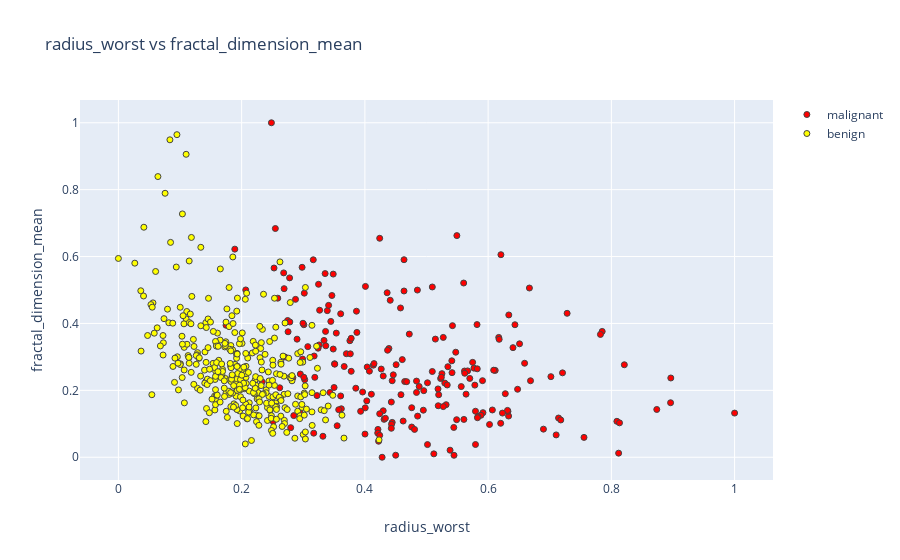
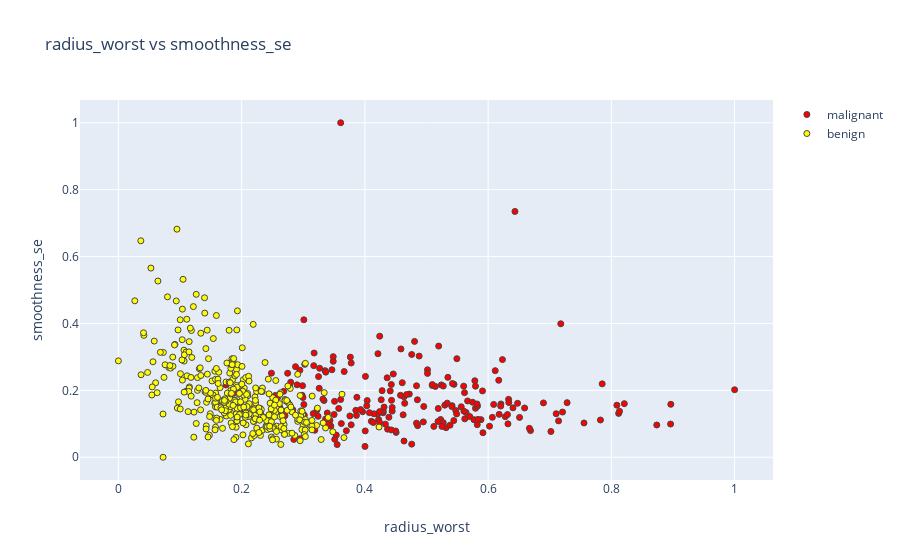
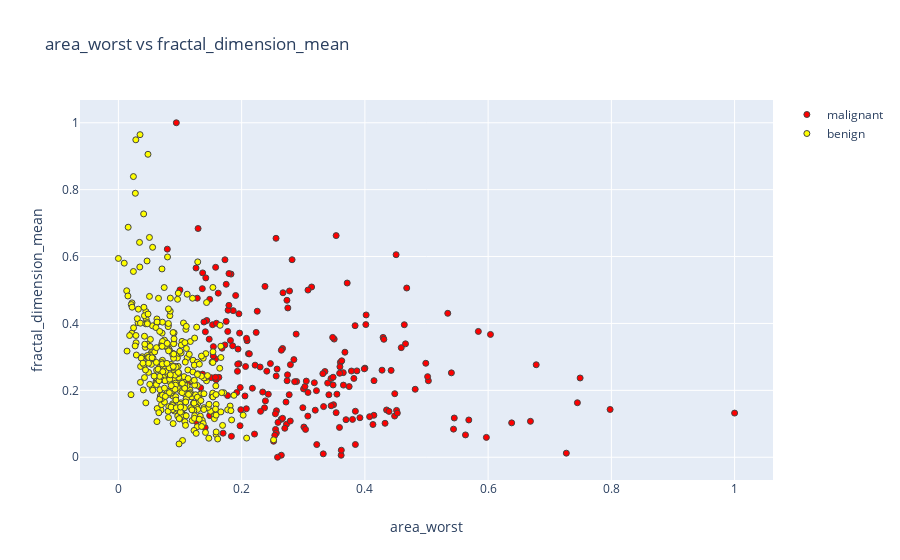

Write notebook code for charts like these, in order.
### Code cell
# negatively correlated features <=-0.25
scatterplot_features('radius_worst', 'fractal_dimension_mean')
scatterplot_features('radius_worst', 'smoothness_se')
scatterplot_features('area_worst', 'fractal_dimension_mean')
scatterplot_features('fractal_dimension_mean', 'radius_mean')
scatterplot_features('fractal_dimension_mean', 'perimeter_mean')
scatterplot_features('fractal_dimension_mean', 'area_mean')

### Figure 1 — Plotly figure (JSON) as saved in the notebook; plotly's stock layout.template omitted (floating-point values rounded to 4 significant figures; data arrays with more than 128 entries replaced by an {"elided": "..."} marker saying what was removed)
{"data": [{"marker": {"color": "red", "line": {"width": 1}}, "mode": "markers", "name": "malignant", "type": "scatter", "x": {"elided": "212 float values"}, "y": {"elided": "212 float values"}}, {"marker": {"color": "yellow", "line": {"width": 1}}, "mode": "markers", "name": "benign", "type": "scatter", "x": {"elided": "357 float values"}, "y": {"elided": "357 float values"}}], "layout": {"title": {"text": "radius_worst vs fractal_dimension_mean"}, "xaxis": {"title": {"text": "radius_worst"}, "zeroline": false}, "yaxis": {"title": {"text": "fractal_dimension_mean"}, "zeroline": false}}}

### Figure 2 — Plotly figure (JSON) as saved in the notebook; plotly's stock layout.template omitted (floating-point values rounded to 4 significant figures; data arrays with more than 128 entries replaced by an {"elided": "..."} marker saying what was removed)
{"data": [{"marker": {"color": "red", "line": {"width": 1}}, "mode": "markers", "name": "malignant", "type": "scatter", "x": {"elided": "212 float values"}, "y": {"elided": "212 float values"}}, {"marker": {"color": "yellow", "line": {"width": 1}}, "mode": "markers", "name": "benign", "type": "scatter", "x": {"elided": "357 float values"}, "y": {"elided": "357 float values"}}], "layout": {"title": {"text": "radius_worst vs smoothness_se"}, "xaxis": {"title": {"text": "radius_worst"}, "zeroline": false}, "yaxis": {"title": {"text": "smoothness_se"}, "zeroline": false}}}

### Figure 3 — Plotly figure (JSON) as saved in the notebook; plotly's stock layout.template omitted (floating-point values rounded to 4 significant figures; data arrays with more than 128 entries replaced by an {"elided": "..."} marker saying what was removed)
{"data": [{"marker": {"color": "red", "line": {"width": 1}}, "mode": "markers", "name": "malignant", "type": "scatter", "x": {"elided": "212 float values"}, "y": {"elided": "212 float values"}}, {"marker": {"color": "yellow", "line": {"width": 1}}, "mode": "markers", "name": "benign", "type": "scatter", "x": {"elided": "357 float values"}, "y": {"elided": "357 float values"}}], "layout": {"title": {"text": "area_worst vs fractal_dimension_mean"}, "xaxis": {"title": {"text": "area_worst"}, "zeroline": false}, "yaxis": {"title": {"text": "fractal_dimension_mean"}, "zeroline": false}}}
